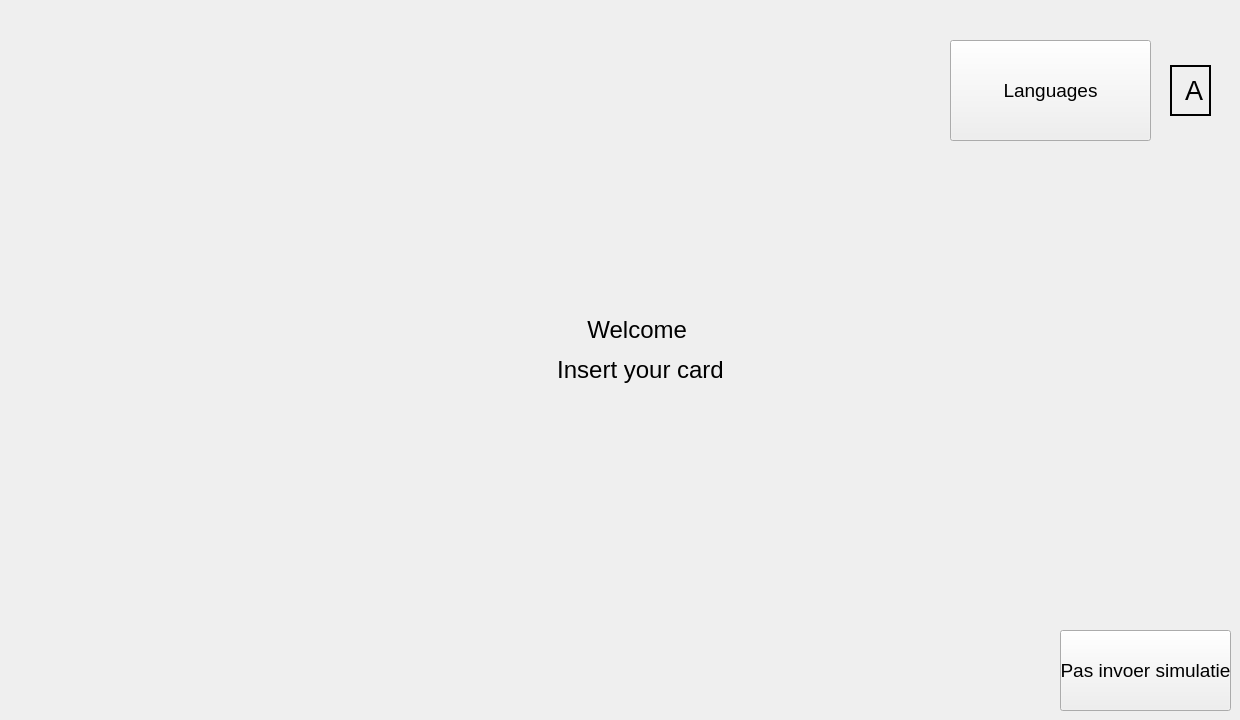
   <widget class="QWidget" name="welkomScherm">
    <widget class="QPushButton" name="welkom_taal_button">
     <property name="geometry">
      <rect>
       <x>950</x>
       <y>40</y>
       <width>201</width>
       <height>101</height>
      </rect>
     </property>
     <property name="sizePolicy">
      <sizepolicy hsizetype="Expanding" vsizetype="Expanding">
       <horstretch>0</horstretch>
       <verstretch>0</verstretch>
      </sizepolicy>
     </property>
     <property name="font">
      <font>
       <pointsize>14</pointsize>
      </font>
     </property>
     <property name="text">
      <string>Languages</string>
     </property>
    </widget>
    <widget class="QLabel" name="welkom_label">
     <property name="geometry">
      <rect>
       <x>540</x>
       <y>270</y>
       <width>201</width>
       <height>161</height>
      </rect>
     </property>
     <property name="font">
      <font>
       <pointsize>18</pointsize>
       <underline>false</underline>
       <strikeout>false</strikeout>
       <kerning>true</kerning>
      </font>
     </property>
     <property name="text">
      <string>&lt;html&gt;&lt;head/&gt;&lt;body&gt;&lt;p align=&quot;center&quot;&gt;Welcome &lt;/p&gt;&lt;p align=&quot;center&quot;&gt;Insert your card&lt;/p&gt;&lt;/body&gt;&lt;/html&gt;</string>
     </property>
    </widget>
    <widget class="QPushButton" name="welkom_inlog_button">
     <property name="geometry">
      <rect>
       <x>1060</x>
       <y>630</y>
       <width>171</width>
       <height>81</height>
      </rect>
     </property>
     <property name="sizePolicy">
      <sizepolicy hsizetype="Expanding" vsizetype="Expanding">
       <horstretch>0</horstretch>
       <verstretch>0</verstretch>
      </sizepolicy>
     </property>
     <property name="font">
      <font>
       <pointsize>14</pointsize>
      </font>
     </property>
     <property name="text">
      <string>Pas invoer simulatie</string>
     </property>
    </widget>
    <widget class="QLabel" name="welkom_logo">
     <property name="geometry">
      <rect>
       <x>30</x>
       <y>20</y>
       <width>211</width>
       <height>201</height>
      </rect>
     </property>
     <property name="text">
      <string/>
     </property>
     <property name="pixmap">
      <pixmap>../../../plaatjes/ANVI_LOGO_200PIX.png</pixmap>
     </property>
     <property name="scaledContents">
      <bool>true</bool>
     </property>
    </widget>
    <widget class="QLabel" name="welkom_taal_label">
     <property name="geometry">
      <rect>
       <x>1170</x>
       <y>65</y>
       <width>41</width>
       <height>51</height>
      </rect>
     </property>
     <property name="font">
      <font>
       <pointsize>20</pointsize>
      </font>
     </property>
     <property name="frameShape">
      <enum>QFrame::Box</enum>
     </property>
     <property name="frameShadow">
      <enum>QFrame::Plain</enum>
     </property>
     <property name="lineWidth">
      <number>2</number>
     </property>
     <property name="text">
      <string>&lt;html&gt;&lt;head/&gt;&lt;body&gt;&lt;p align=&quot;center&quot;&gt;A&lt;/p&gt;&lt;/body&gt;&lt;/html&gt;</string>
     </property>
    </widget>
   </widget>
